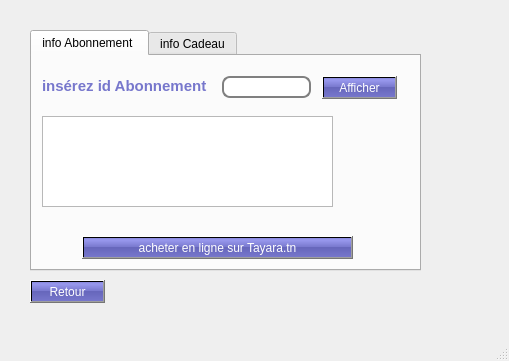
<?xml version="1.0" encoding="UTF-8"?>
<ui version="4.0">
 <class>Abonnementwindow</class>
 <widget class="QMainWindow" name="Abonnementwindow">
  <property name="geometry">
   <rect>
    <x>0</x>
    <y>0</y>
    <width>509</width>
    <height>361</height>
   </rect>
  </property>
  <property name="windowTitle">
   <string>Espace Client</string>
  </property>
  <property name="styleSheet">
   <string notr="true">#etudiantwindow {
background:  QLinearGradient(x1: 0, y1: 0, x2: 0, y2: 1, stop: 0 #eef, stop: 1 #ccf);
}

#mainFrame {
border: 3px solid gray;
border-radius: 40px;
background: QLinearGradient(x1: 0, y1: 0, x2: 0, y2: 1, stop: 0 #eef, stop: 1 #ccf);
}
QLineEdit {
padding: 1px;
border-style: solid;
border: 2px solid gray;
border-radius: 8px;
}

QPushButton {
color: white;
background-color: QLinearGradient( x1: 0, y1: 0, x2: 0, y2: 1, stop: 0 #88d, stop: 0.1 #99e, stop: 0.49 #77c, stop: 0.5 #66b, stop: 1 #77c);

}

QLabel {
color :  QLinearGradient( x1: 0, y1: 0, x2: 0, y2: 1, stop: 0 #88d, stop: 0.1 #99e, stop: 0.49 #77c, stop: 0.5 #66b, stop: 1 #77c);
font-weight: bold;
font-size: 15px;
}</string>
  </property>
  <widget class="QWidget" name="centralwidget">
   <widget class="QTabWidget" name="tabWidget">
    <property name="geometry">
     <rect>
      <x>30</x>
      <y>30</y>
      <width>391</width>
      <height>241</height>
     </rect>
    </property>
    <property name="currentIndex">
     <number>0</number>
    </property>
    <widget class="QWidget" name="widget">
     <attribute name="title">
      <string>info Abonnement </string>
     </attribute>
     <widget class="QTableView" name="tableAbonnement">
      <property name="geometry">
       <rect>
        <x>10</x>
        <y>60</y>
        <width>291</width>
        <height>91</height>
       </rect>
      </property>
     </widget>
     <widget class="QLabel" name="label">
      <property name="geometry">
       <rect>
        <x>10</x>
        <y>21</y>
        <width>171</width>
        <height>18</height>
       </rect>
      </property>
      <property name="text">
       <string>insérez id Abonnement</string>
      </property>
     </widget>
     <widget class="QLineEdit" name="lineEdit">
      <property name="geometry">
       <rect>
        <x>190</x>
        <y>20</y>
        <width>89</width>
        <height>22</height>
       </rect>
      </property>
     </widget>
     <widget class="QPushButton" name="pushButton">
      <property name="geometry">
       <rect>
        <x>290</x>
        <y>20</y>
        <width>75</width>
        <height>23</height>
       </rect>
      </property>
      <property name="text">
       <string>Afficher</string>
      </property>
     </widget>
     <widget class="QPushButton" name="ush">
      <property name="geometry">
       <rect>
        <x>50</x>
        <y>180</y>
        <width>271</width>
        <height>23</height>
       </rect>
      </property>
      <property name="text">
       <string>acheter en ligne sur Tayara.tn</string>
      </property>
     </widget>
    </widget>
    <widget class="QWidget" name="tab_2">
     <attribute name="title">
      <string>info Cadeau</string>
     </attribute>
     <widget class="QTableView" name="tableView_Cadeau2">
      <property name="geometry">
       <rect>
        <x>20</x>
        <y>50</y>
        <width>311</width>
        <height>101</height>
       </rect>
      </property>
     </widget>
     <widget class="QPushButton" name="pushButton_notezCadeau">
      <property name="geometry">
       <rect>
        <x>30</x>
        <y>160</y>
        <width>75</width>
        <height>23</height>
       </rect>
      </property>
      <property name="text">
       <string>notez Cadeau</string>
      </property>
     </widget>
     <widget class="QSpinBox" name="spinBox_note">
      <property name="geometry">
       <rect>
        <x>130</x>
        <y>160</y>
        <width>42</width>
        <height>22</height>
       </rect>
      </property>
      <property name="maximum">
       <number>5</number>
      </property>
     </widget>
     <widget class="QWidget" name="layoutWidget">
      <property name="geometry">
       <rect>
        <x>20</x>
        <y>20</y>
        <width>310</width>
        <height>25</height>
       </rect>
      </property>
      <layout class="QHBoxLayout" name="horizontalLayout_2">
       <item>
        <widget class="QLabel" name="label_2">
         <property name="text">
          <string>insérez le jour</string>
         </property>
        </widget>
       </item>
       <item>
        <widget class="QLineEdit" name="lineEdit_inserezCadeau"/>
       </item>
       <item>
        <widget class="QPushButton" name="pushButton_afficherCadeau">
         <property name="text">
          <string>afficher</string>
         </property>
        </widget>
       </item>
      </layout>
     </widget>
    </widget>
   </widget>
   <widget class="QPushButton" name="pushButton_2">
    <property name="geometry">
     <rect>
      <x>30</x>
      <y>280</y>
      <width>75</width>
      <height>23</height>
     </rect>
    </property>
    <property name="text">
     <string>Retour</string>
    </property>
   </widget>
  </widget>
  <widget class="QMenuBar" name="menubar">
   <property name="geometry">
    <rect>
     <x>0</x>
     <y>0</y>
     <width>509</width>
     <height>21</height>
    </rect>
   </property>
  </widget>
  <widget class="QStatusBar" name="statusbar"/>
 </widget>
 <tabstops>
  <tabstop>tableAbonnement</tabstop>
  <tabstop>lineEdit</tabstop>
  <tabstop>tabWidget</tabstop>
  <tabstop>pushButton</tabstop>
  <tabstop>tableView_Cadeau2</tabstop>
  <tabstop>pushButton_notezCadeau</tabstop>
  <tabstop>spinBox_note</tabstop>
  <tabstop>lineEdit_inserezCadeau</tabstop>
  <tabstop>pushButton_afficherCadeau</tabstop>
  <tabstop>pushButton_2</tabstop>
 </tabstops>
 <resources/>
 <connections/>
</ui>
